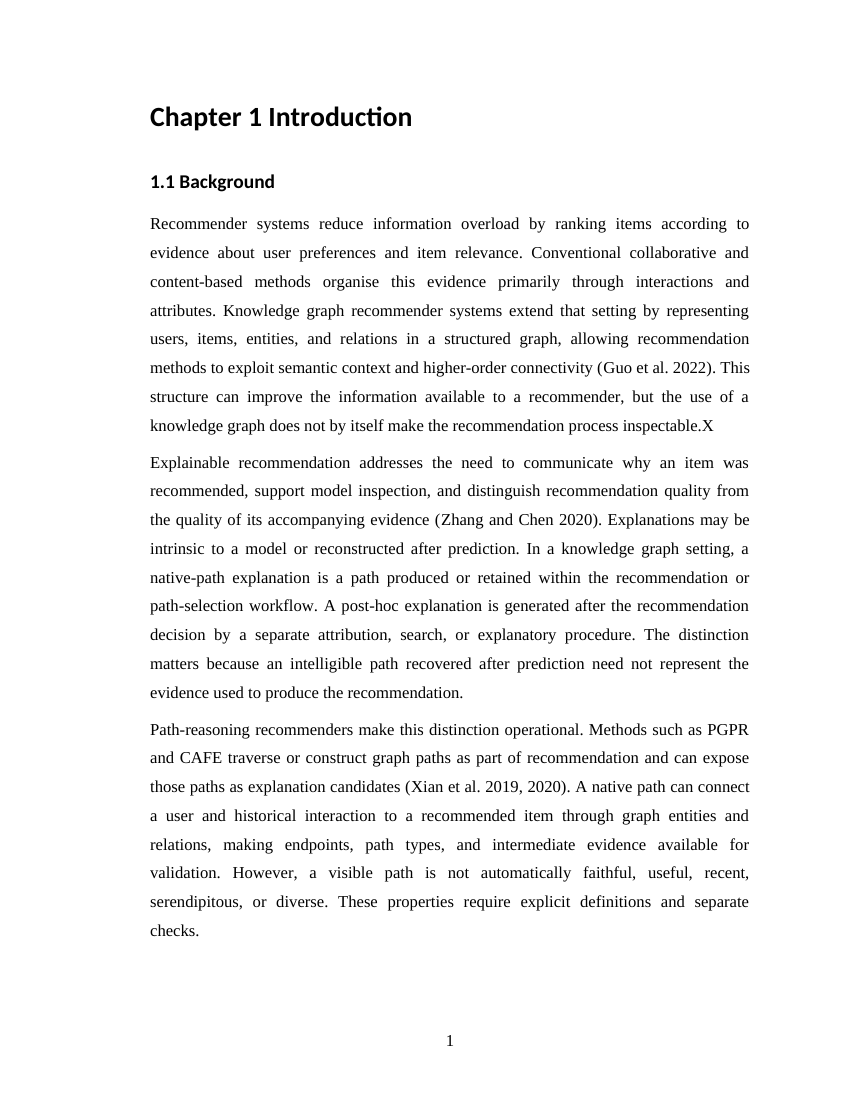
#> input picture paper/docx_build_v2/intermediate/render_final/pages/page-13.png, 850 x 1100 px; its folder holds 4 pictures in this run
$ python check_render_v2.py
#> lines starting #> are read from the running program, lines starting #| are printed output that depends on the picture; after the words box and inside, x2 and y2 are one past the last pixel; in counts of white or black regions, pixels touching at a corner belong together
from __future__ import annotations

import json
from pathlib import Path
import re

from PIL import Image, ImageDraw, ImageFont


ROOT = Path(__file__).resolve().parents[3]
RENDER_DIR = ROOT / "paper/docx_build_v2/intermediate/render_final"
PAGES_DIR = RENDER_DIR / "pages"
TEXT_PATH = RENDER_DIR / "DISSERTATION_NTU_TEMPLATE_DRAFT_V2.txt"
REPORT_DIR = ROOT / "paper/docx_build_v2/reports"
CONTACT_DIR = REPORT_DIR / "contact_sheets_final"
AUDIT = REPORT_DIR / "RENDER_AUDIT_FINAL.json"

page_paths = sorted(PAGES_DIR.glob("page-*.png"))
if not page_paths:
    raise RuntimeError("No rendered page PNG files were found")

CONTACT_DIR.mkdir(parents=True, exist_ok=True)
page_rows = []
blank_pages = []
edge_touch_pages = []
unexpected_dimension_pages = []

for page_number, path in enumerate(page_paths, 1):
    with Image.open(path) as image:
#> image is the input picture: PIL image 850x1100 RGB; min 0, max 255, mean 244.2
        image.load()
        orientation = "portrait" if image.height >= image.width else "landscape"
#> orientation = 'portrait'
        expected = (850, 1100) if orientation == "portrait" else (1100, 850)
#> expected = (850, 1100)
        if image.size != expected:
            unexpected_dimension_pages.append(page_number)
        gray = image.convert("L")
        histogram = gray.histogram()
#> histogram = 256 values, max 857503 at index 255, min 16 at index 34, mean 3652.3
        pixel_count = image.width * image.height
#> pixel_count = 935000
        near_white = sum(histogram[250:]) / pixel_count
#> near_white = 0.921
        mask = gray.point(lambda value: 255 if value < 245 else 0)
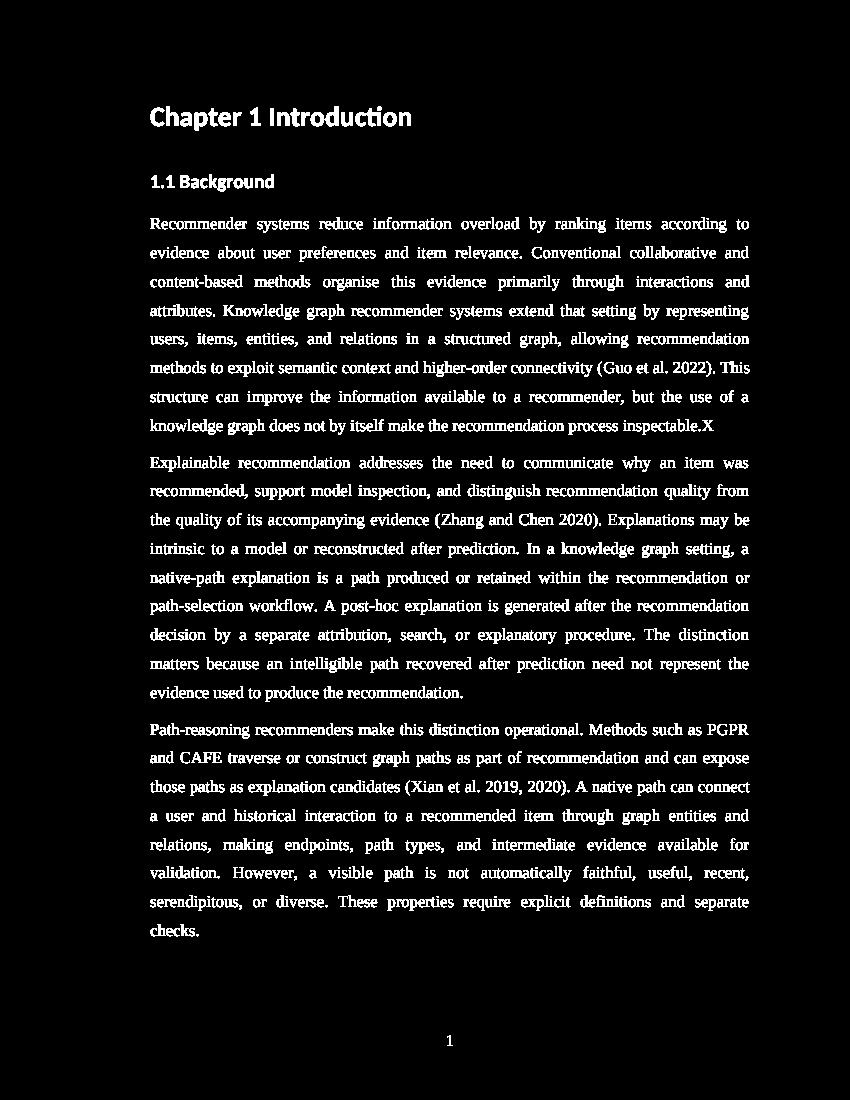
#> mask: PIL image 850x1100 L; 7.7% white in thin lines or dots, all inside (x1, y1, x2, y2) = (150, 106, 750, 1046)
        bbox = mask.getbbox()
#> bbox = (150, 106, 750, 1046)
        if near_white > 0.998 or bbox is None:
            blank_pages.append(page_number)
        edge_touch = False
        if bbox is not None:
            left, top, right, bottom = bbox
#> left = 150; top = 106; right = 750; bottom = 1046
            edge_touch = left <= 4 or top <= 4 or right >= image.width - 4 or bottom >= image.height - 4
#> edge_touch = False
            if edge_touch:
                edge_touch_pages.append(page_number)
        page_rows.append(
            {
                "page": page_number,
                "file": str(path.relative_to(ROOT)),
                "width": image.width,
                "height": image.height,
                "orientation": orientation,
                "near_white_ratio": round(near_white, 6),
                "content_bbox": list(bbox) if bbox is not None else None,
                "edge_touch": edge_touch,
            }
        )
#> pass 2 of the loop `for page_number, path in enumerate(page_paths, 1):`:
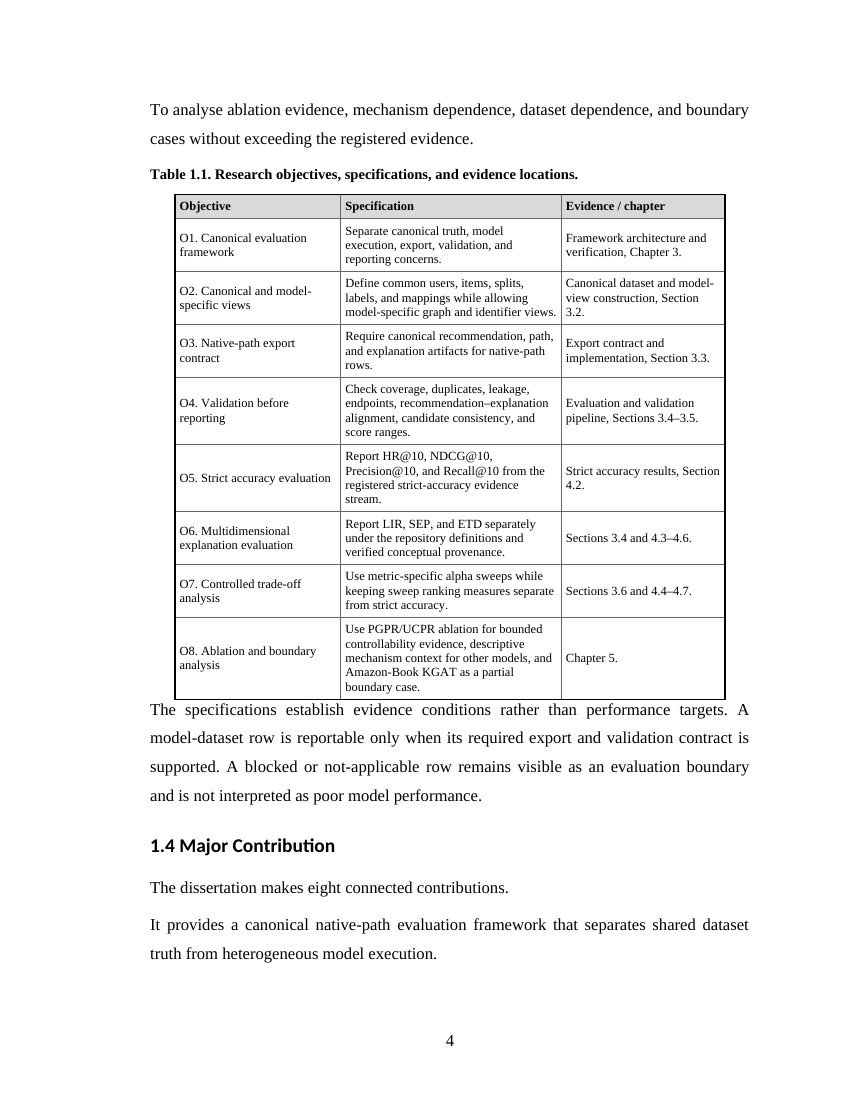
#> input picture paper/docx_build_v2/intermediate/render_final/pages/page-16.png, 850 x 1100 px
#> image is the input picture: PIL image 850x1100 RGB; min 0, max 255, mean 244.5
#> histogram = 256 values, max 850876 at index 255, min 65 at index 25, mean 3652.3
#> near_white = 0.913
#> `mask = gray.point(lambda value: 255 if value < 245 else 0)`:
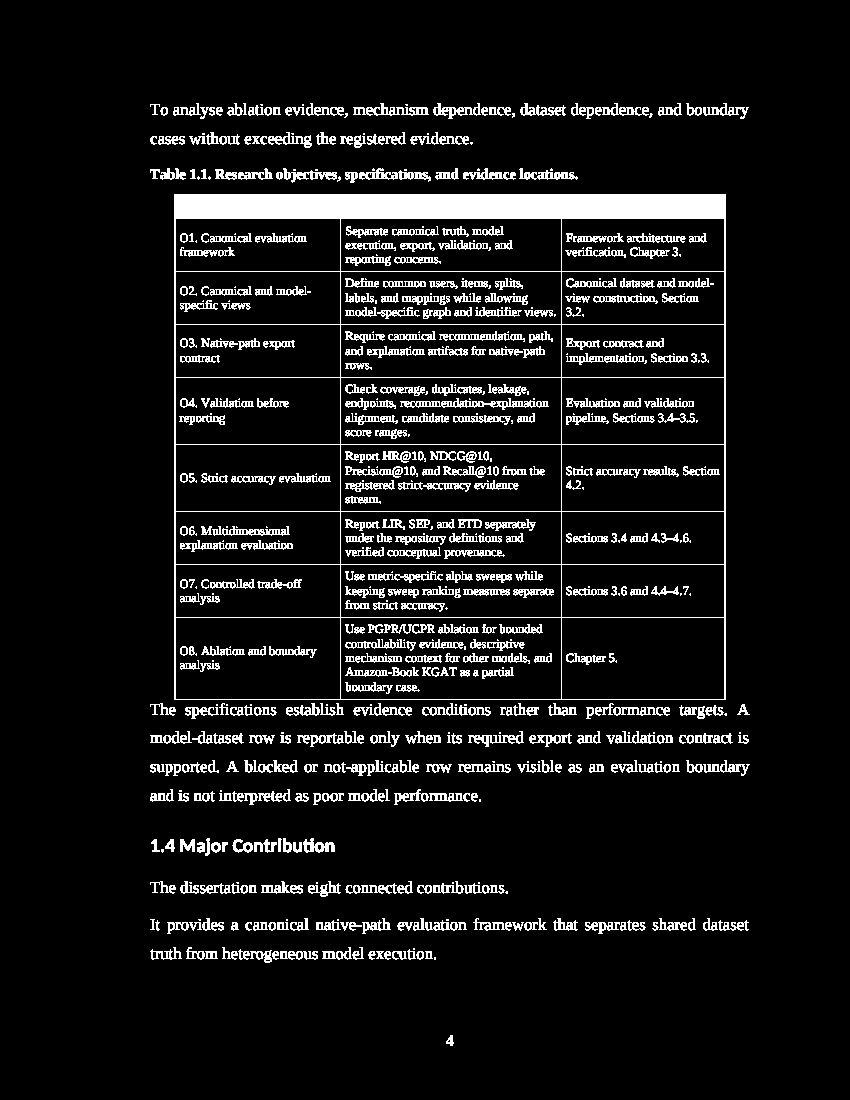
#> mask: PIL image 850x1100 L; 8.4% white; 669 white regions (178 under 20 px), largest, box (x1, y1, x2, y2) and area: (174, 194, 726, 700) 21054, (400, 398, 549, 410) 668, (359, 168, 431, 182) 418
#> bbox = (150, 103, 750, 1046)
#> top = 103
#> pass 3 of the loop `for page_number, path in enumerate(page_paths, 1):`:
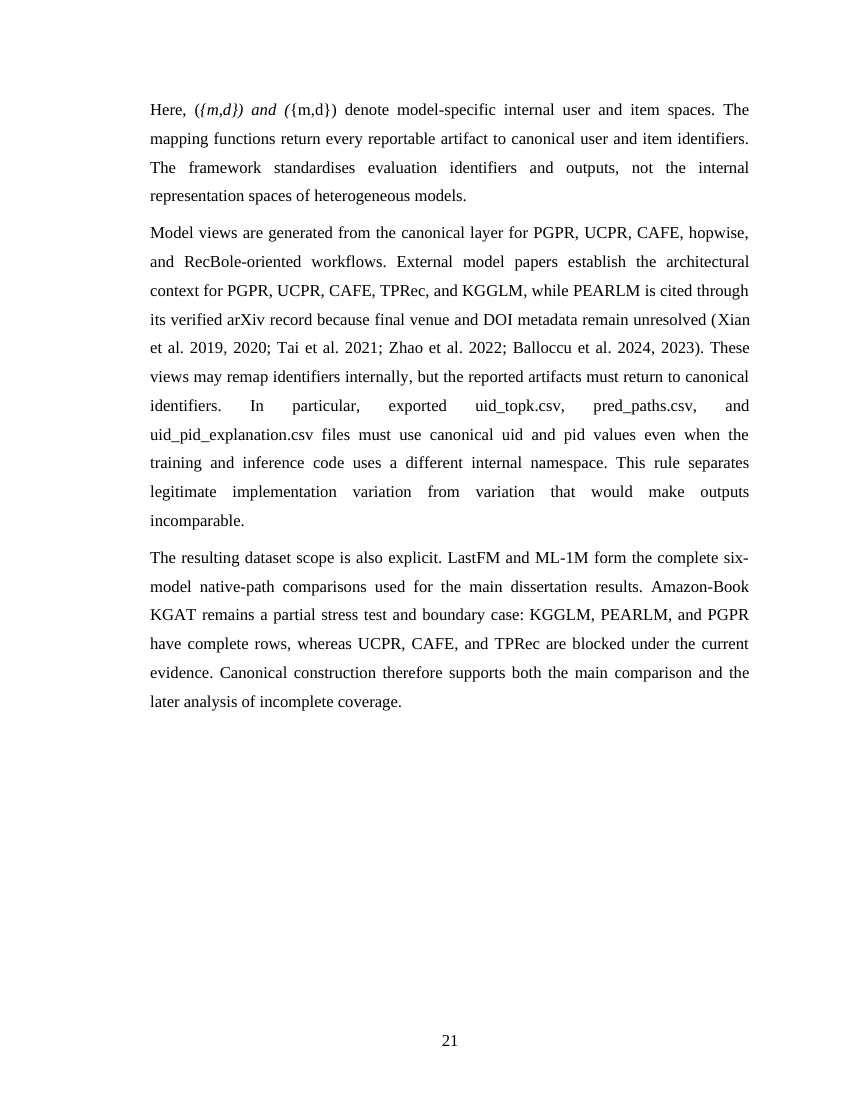
#> input picture paper/docx_build_v2/intermediate/render_final/pages/page-33.png, 850 x 1100 px
#> image is the input picture: PIL image 850x1100 RGB; min 0, max 255, mean 246.9
#> histogram = 256 values, max 876256 at index 255, min 22 at index 34, mean 3652.3
#> near_white = 0.94
#> `mask = gray.point(lambda value: 255 if value < 245 else 0)`:
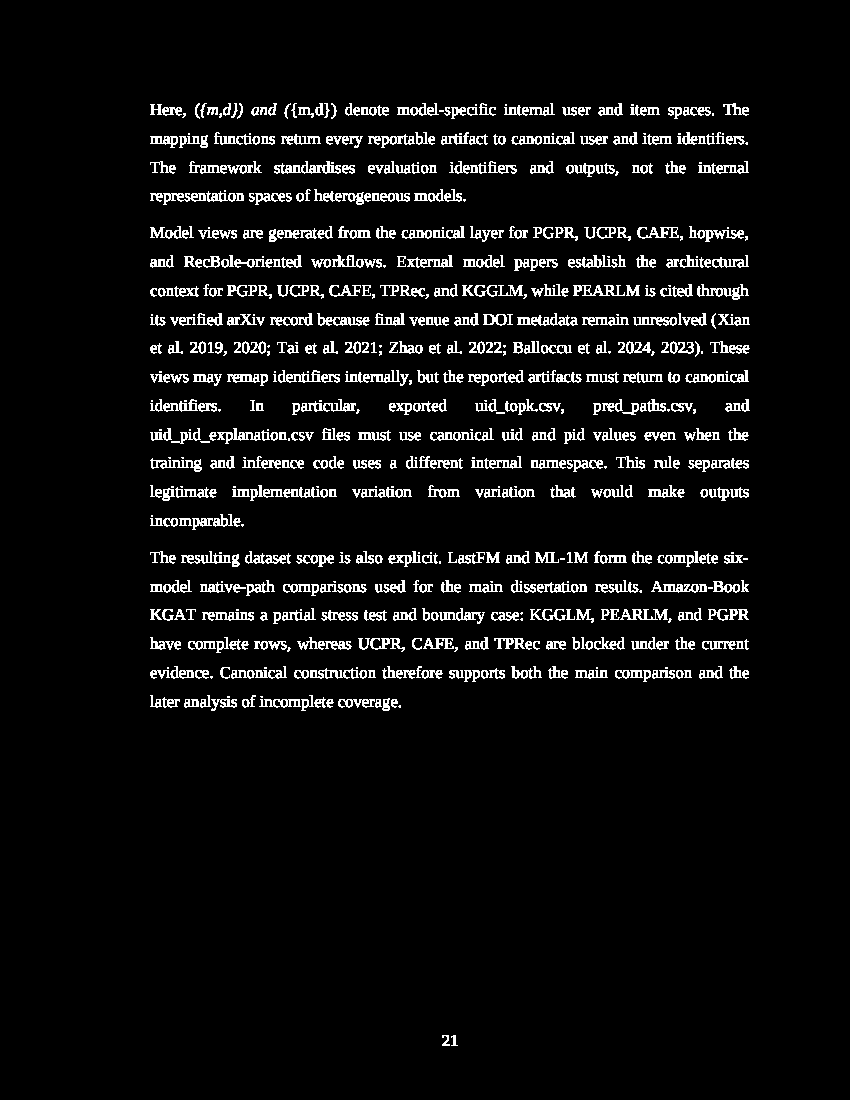
#> mask: PIL image 850x1100 L; 5.8% white in thin lines or dots, all inside (x1, y1, x2, y2) = (150, 103, 750, 1046)
#> the loop made 4 passes; the first 3 are shown

font = ImageFont.load_default()
thumb_width = 275
thumb_height = 300
label_height = 20
columns = 4
chunk_size = 20
contact_paths = []
for chunk_start in range(0, len(page_paths), chunk_size):
    chunk = page_paths[chunk_start : chunk_start + chunk_size]
    rows = (len(chunk) + columns - 1) // columns
    sheet = Image.new("RGB", (columns * thumb_width, rows * (thumb_height + label_height)), "white")
#> sheet: PIL image 1100x320 RGB; every value is 255
    draw = ImageDraw.Draw(sheet)
    for offset, path in enumerate(chunk):
        page_number = chunk_start + offset + 1
        with Image.open(path) as page:
            thumbnail = page.convert("RGB")
            thumbnail.thumbnail((thumb_width - 10, thumb_height - 10), Image.Resampling.LANCZOS)
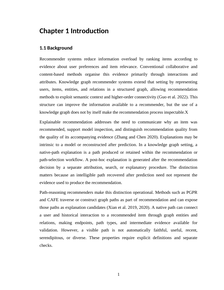
#> thumbnail: PIL image 224x290 RGB; min 11, max 255, mean 243.5
            x = (offset % columns) * thumb_width + (thumb_width - thumbnail.width) // 2
#> x = 25
            y = (offset // columns) * (thumb_height + label_height) + label_height
            sheet.paste(thumbnail, (x, y))
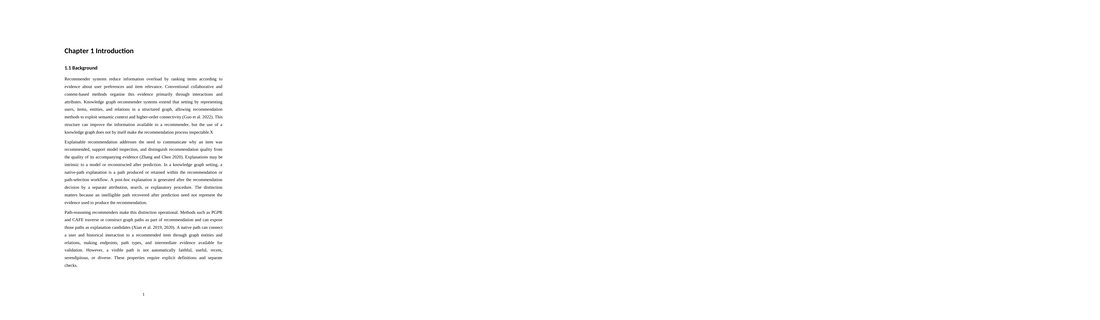
#> sheet: PIL image 1100x320 RGB; min 11, max 255, mean 252.9
            draw.text((x + 4, y - label_height + 3), f"Page {page_number}", fill="black", font=font)
    output = CONTACT_DIR / f"pages_{chunk_start + 1:03d}_{chunk_start + len(chunk):03d}.png"
    sheet.save(output)
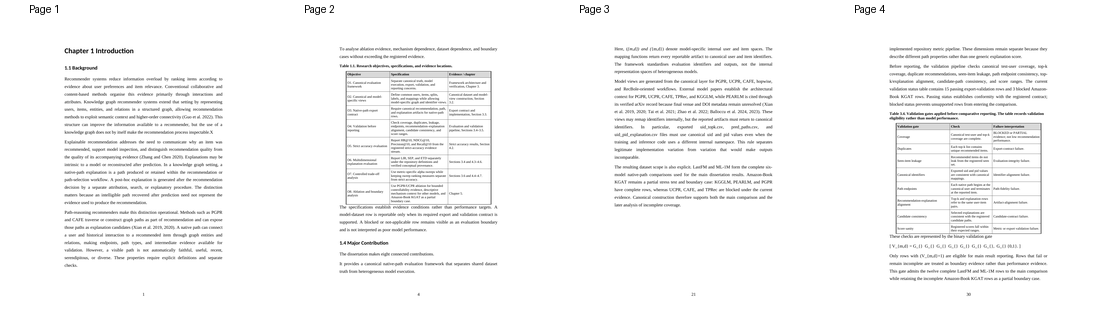
#> saved as pages_001_004.png: PIL image 1100x320 RGB; min 3, max 255, mean 246.8
    contact_paths.append(str(output.relative_to(ROOT)))

#> (the run stopped early here; a loop or call above may not have finished)
